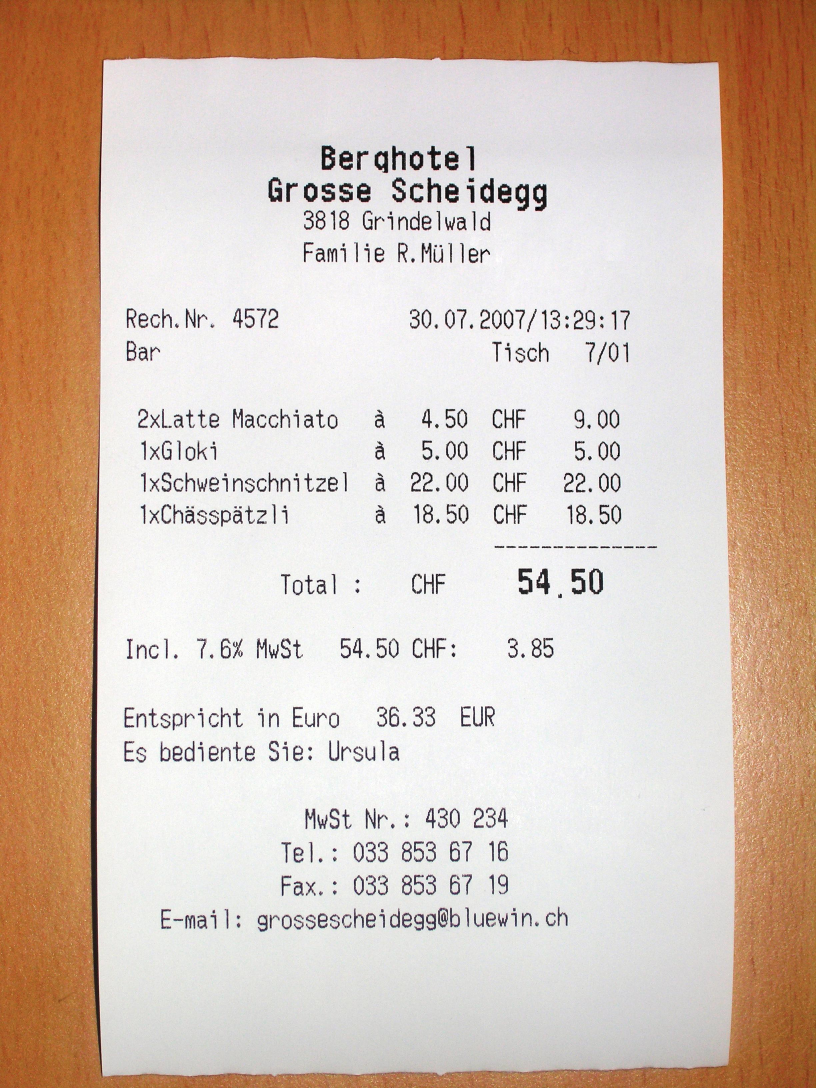
#> input picture Tugas 3-5/ReceiptSwiss.jpg, 2448 x 3264 px (shown at 1/3 size)
$ jupyter execute Deniel_Cortana_Tugas_CV3-5.ipynb   (text cells are left out)
#> lines starting #> are read from the running program, lines starting #| are printed output that depends on the picture
[cell 1]
# Nomor 1
import cv2
import numpy as np
import matplotlib.pyplot as plt

# Load the receipt and watermark images
receipt_path = "ReceiptSwiss.jpg"  # Replace with your receipt image path
watermark_path = "top-secret.png"  # Replace with your watermark image path

receipt_cv = cv2.imread(receipt_path)
#> receipt_cv is the input picture: shape (3264, 2448, 3); mean B, G, R 179.5, 193.6, 214
watermark_cv = cv2.imread(watermark_path, cv2.IMREAD_UNCHANGED)  # Load with alpha channel
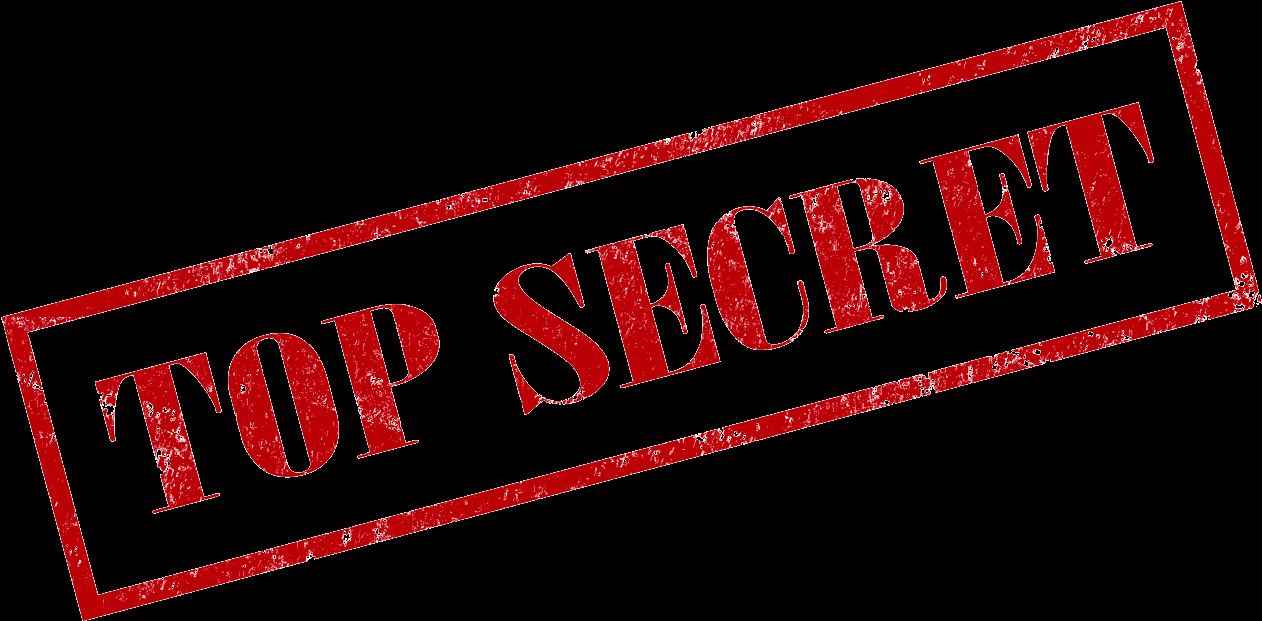
#> input picture Tugas 3-5/top-secret.png, 1262 x 621 px
#> watermark_cv is the input picture: shape (621, 1262, 4); mean B, G, R, A 6.4, 5.4, 34.3, 43.9

# Resize the watermark to fit a portion of the receipt
receipt_height, receipt_width = receipt_cv.shape[:2]
#> receipt_height = 3264; receipt_width = 2448
watermark_width = receipt_width // 2
#> watermark_width = 1224
watermark_ratio = watermark_cv.shape[1] / watermark_cv.shape[0]
#> watermark_ratio = 2.03
watermark_size = (watermark_width, int(watermark_width / watermark_ratio))
#> watermark_size = (1224, 602)
watermark_cv_resized = cv2.resize(watermark_cv, watermark_size, interpolation=cv2.INTER_AREA)


# Blur the watermark
blurred_watermark = cv2.GaussianBlur(watermark_cv_resized, (15, 15), 0)
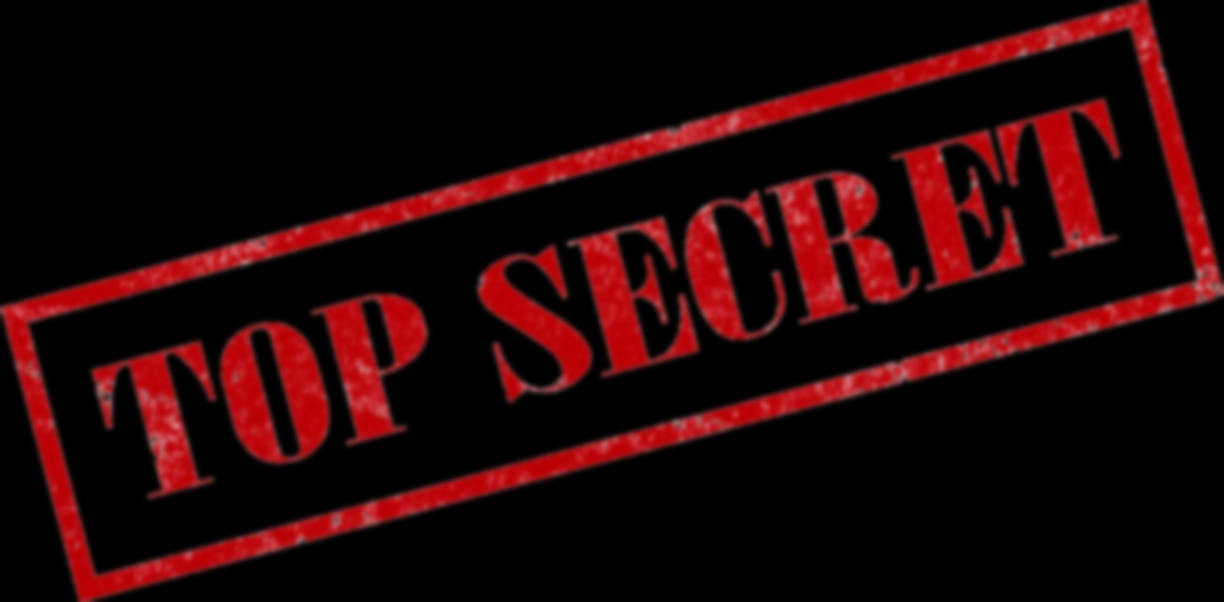
#> blurred_watermark: shape (602, 1224, 4); mean B, G, R, A 6.4, 5.4, 34.3, 43.9

# Split the blurred watermark into its color and alpha channels
if blurred_watermark.shape[2] == 4:  # Ensure it has an alpha channel
    watermark_color = blurred_watermark[:, :, :3]
    watermark_alpha = blurred_watermark[:, :, 3] / 255.0  # Normalize alpha to 0-1 range
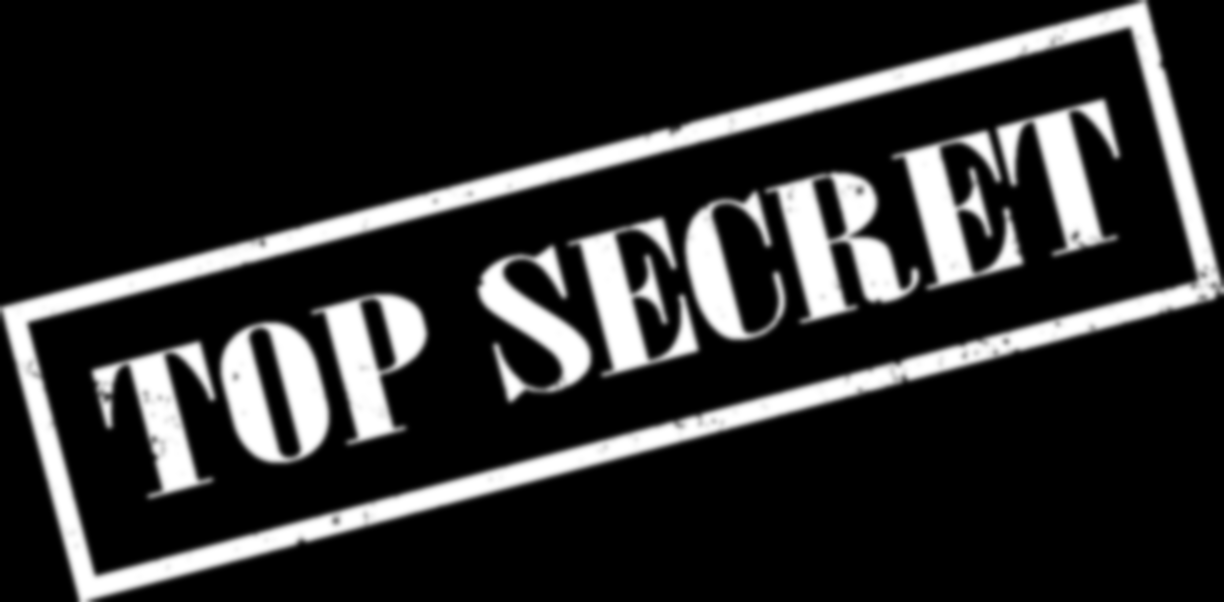
#> watermark_alpha: shape (602, 1224) float64; min 0, max 1, mean 0.172
else:
    watermark_color = blurred_watermark
    watermark_alpha = np.ones(watermark_color.shape[:2], dtype=float)  # Full opacity if no alpha

reduced_opacity = 0.3  # Adjust the opacity (0.0 to 1.0, where 1.0 is fully visible)
watermark_alpha *= reduced_opacity

# Create an overlay image with the watermark positioned at the center of the receipt
overlay = np.zeros_like(receipt_cv, dtype=np.uint8)
y_offset = (receipt_height - watermark_cv_resized.shape[0]) // 2
#> y_offset = 1331
x_offset = (receipt_width - watermark_cv_resized.shape[1]) // 2
#> x_offset = 612
overlay[y_offset:y_offset + watermark_cv_resized.shape[0], x_offset:x_offset + watermark_cv_resized.shape[1]] = watermark_color
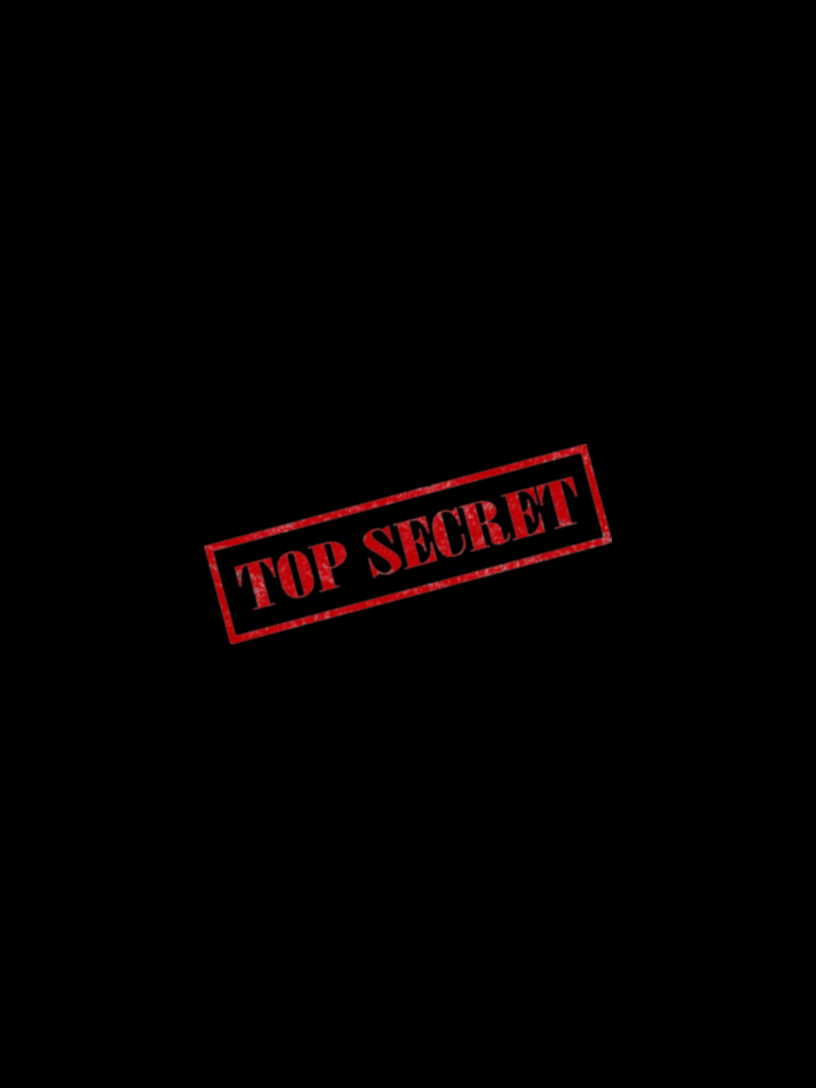
#> overlay: shape (3264, 2448, 3) (shown at 1/3 size); mean B, G, R 0.6, 0.5, 3.2

# Blend the overlay with the original image using the alpha mask
for c in range(3):  # Loop through color channels (B, G, R)
    receipt_cv[y_offset:y_offset + watermark_cv_resized.shape[0],
               x_offset:x_offset + watermark_cv_resized.shape[1], c] = \
        (1 - watermark_alpha) * receipt_cv[y_offset:y_offset + watermark_cv_resized.shape[0],
                                           x_offset:x_offset + watermark_cv_resized.shape[1], c] + \
        watermark_alpha * overlay[y_offset:y_offset + watermark_cv_resized.shape[0],
                                   x_offset:x_offset + watermark_cv_resized.shape[1], c]

# Save the result
output_cv_path = "Watermarked_ReceiptSwiss_CV.png"  # Output file path
cv2.imwrite(output_cv_path, receipt_cv)

print(f"Watermarked image saved at {output_cv_path}")

# show image
change = cv2.cvtColor(receipt_cv, cv2.COLOR_BGR2RGB)
plt.imshow(change)

[cell 2]
import cv2
# Create a function based on a CV2 Event (Left button click)

# mouse callback function
def draw_rectangle(event,x,y,flags,param):

    global pt1,pt2,topLeft_clicked,botRight_clicked

    # get mouse click
    if event == cv2.EVENT_LBUTTONDOWN:

        if topLeft_clicked == True and botRight_clicked == True:
            topLeft_clicked = False
            botRight_clicked = False
            pt1 = (0,0)
            pt2 = (0,0)

        if topLeft_clicked == False:
            pt1 = (x,y)
            topLeft_clicked = True

        elif botRight_clicked == False:
            pt2 = (x,y)
            botRight_clicked = True


# Haven't drawn anything yet!

pt1 = (0,0)
pt2 = (0,0)
topLeft_clicked = False
botRight_clicked = False

cap = cv2.VideoCapture(0)

# Create a named window for connections
cv2.namedWindow('Test')

# Bind draw_rectangle function to mouse cliks
cv2.setMouseCallback('Test', draw_rectangle)


while True:
    # Capture frame-by-frame
    ret, frame = cap.read()
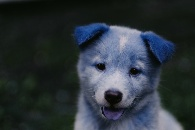
#> input picture doggo.jpg, 195 x 130 px, given in place of the camera
#> frame is the input picture: shape (130, 195, 3); mean B, G, R 57.5, 51.8, 43.8

    if topLeft_clicked:
        cv2.circle(frame, center=pt1, radius=5, color=(0,0,255), thickness=-1)

    #drawing rectangle
    if topLeft_clicked and botRight_clicked:
        cv2.rectangle(frame, pt1, pt2, (0, 0, 255), 2)


    # Display the resulting frame
    cv2.imshow('Test', frame)

    # This command let's us quit with the "q" button on a keyboard.
    # Simply pressing X on the window won't work!
    if cv2.waitKey(1) & 0xFF == ord('q'):
#> (key q is pressed here)
        break

# When everything is done, release the capture
cap.release()
cv2.destroyAllWindows()

[cell 3]
# Jawaban Nomor 2

import cv2
import math

# mouse callback function
def draw_circle(event, x, y, flags, param):
    global pt1, pt2, first_click, second_click

    # Handle mouse click events
    if event == cv2.EVENT_LBUTTONDOWN:
        if first_click and second_click:  # Reset clicks if two points are already selected
            first_click = False
            second_click = False
            pt1 = (0, 0)
            pt2 = (0, 0)

        if not first_click:
            pt1 = (x, y)  # Save the first point
            first_click = True
        elif not second_click:
            pt2 = (x, y)  # Save the second point
            second_click = True

# Initialize variables
pt1 = (0, 0)
pt2 = (0, 0)
first_click = False
second_click = False

# Set up video capture
cap = cv2.VideoCapture(0)

# Create a named window for connections
cv2.namedWindow('Test')

# Bind the draw_circle function to mouse clicks
cv2.setMouseCallback('Test', draw_circle)

while True:
    # Capture frame-by-frame
    ret, frame = cap.read()
    if not ret:
        print("Failed to capture frame. Exiting...")
        break

    # Draw the first click point
    if first_click:
        cv2.circle(frame, center=pt1, radius=5, color=(0, 0, 255), thickness=-1)

    # Draw the circle based on the second click
    if first_click and second_click:
        # Calculate the radius as the distance between the two points
        radius = int(math.sqrt((pt2[0] - pt1[0])**2 + (pt2[1] - pt1[1])**2))
        # Draw the circle
        cv2.circle(frame, center=pt1, radius=radius, color=(0, 255, 0), thickness=2)

    # Display the resulting frame
    cv2.imshow('Test', frame)

    # Quit with the "q" key
    if cv2.waitKey(1) & 0xFF == ord('q'):
#> (key q is pressed here)
